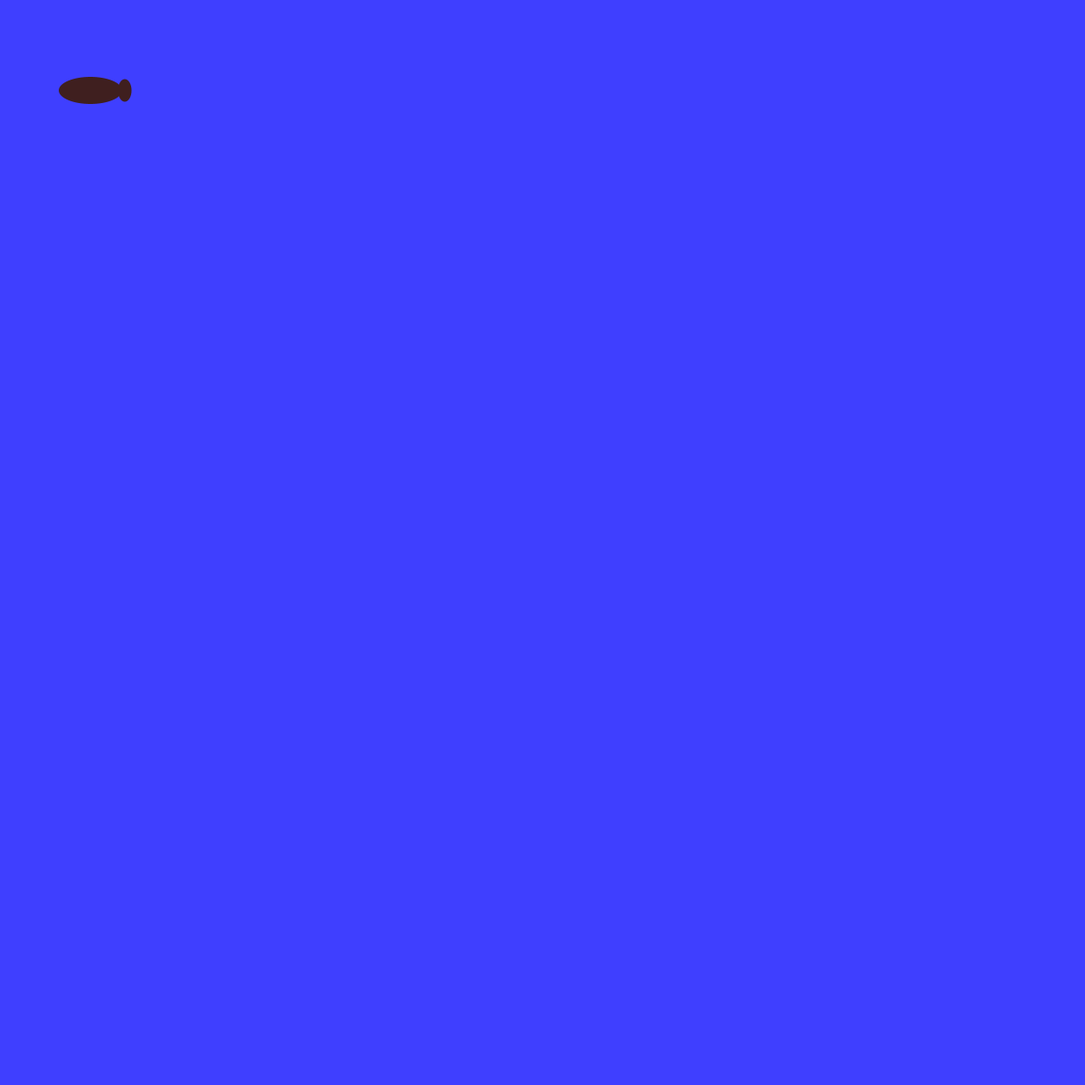
Frame 1 (no input)
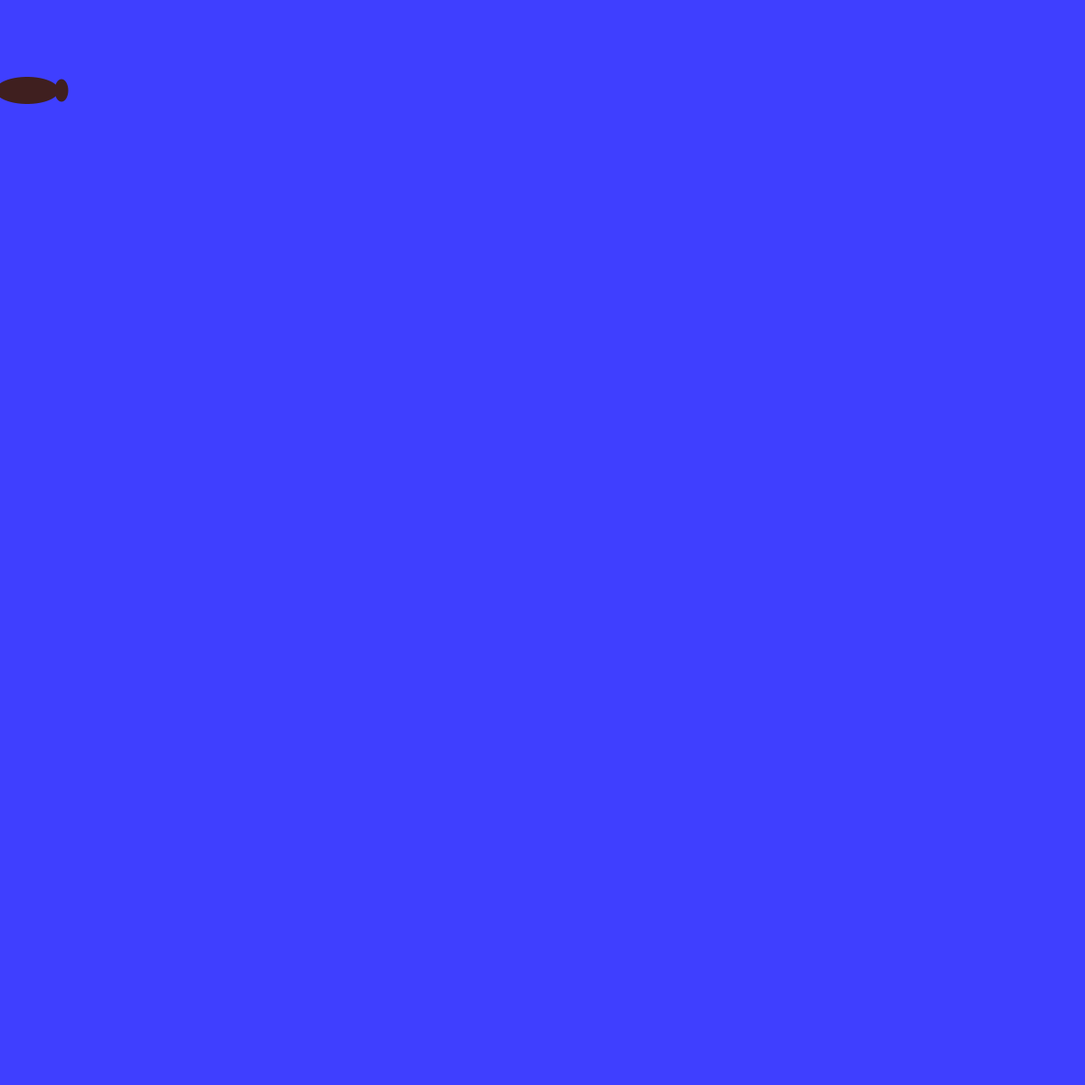
Frame 60 (the mouse pressed at the canvas centre just before this capture)
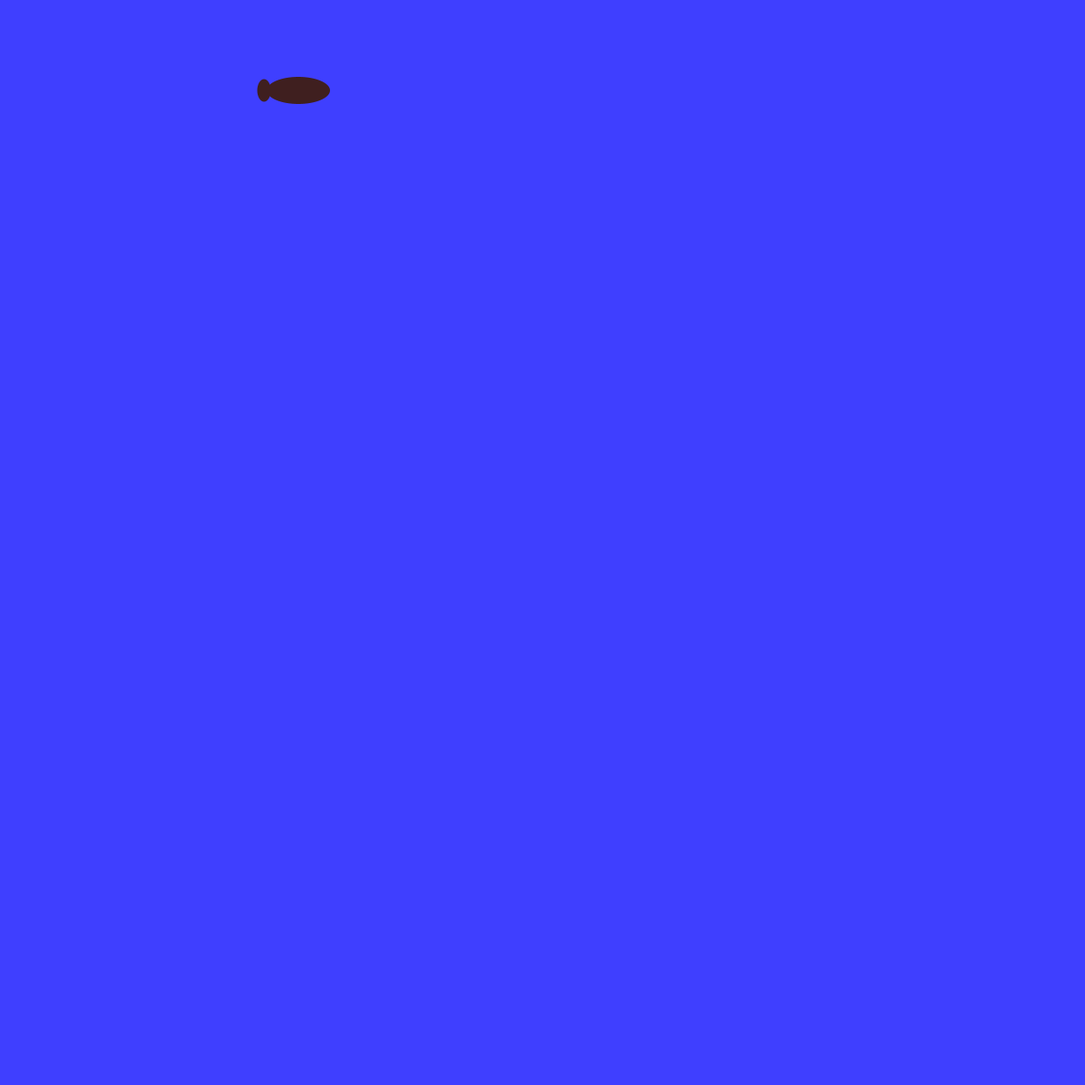
Frame 120 (the mouse held since frame 60 and released just before this capture)

The Processing sketch that drew these frames (run headless with seeded random() and noise(); from frame 60 on, the mouse is pressed at the canvas centre):

// Processing sketch: fishTurning2
// ── fishTurning2.pde
// 定数
final int[] fish = new int[] {     // 魚の形状 (体の中心=原点)
  0, 0, 70, 30, // 胴体の相対位置(x,y)・横幅・縦幅
  -38, 0, 15, 25                   // 尾びれの相対位置(x,y)・横幅・縦幅
};
final int bodyX = 0;
final int bodyY = 1;
final int bodyLength = 2;
final int bodyWidth = 3;
final int finX = 4;
final int finY = 5;
final int finLength = 6;
final int finWidth = 7;
float Time;//何秒間動いた？
boolean move = false;
// 変数
float x;                             // 魚の中心の x座標
int y;                             // 魚の中心の y座標

void setup() {
  size(1200, 1200);             // ウィンドウのサイズ
  noStroke();                 // 輪郭線を無効に
  // 背景色
  fill(63, 31, 31);           // 塗る色
}

void draw() {
  background(63, 63, 255);
  if (mouseX>x && x<width-30) {
    Time=Time+0.1;
  } else if (mouseX<x && x>30) {
    Time=Time-0.1;
  }
  x = Time * 50 + 100;
  drawFish(x, fish);
}
void mousePressed() {
  if (move==false) { //クリックする前がオフの時
    move=true;     //クリックしたらオンの状態に変更する
  } else {           //クリックする前がオンの時
    move=false;    //クリックしたらオフの状態に変更する
  }
}

void drawFish(float x, int[]fish) {
  // 魚の姿の描画
  y =100;
  println("(" + x + "," + y + ")");
  ellipse(x + fish[bodyX], y + fish[bodyY], fish[bodyLength], fish[bodyWidth]);   // 胴体
  if (mouseX>x) {
    ellipse(x + fish[ finX], y + fish[ finY], fish[ finLength], fish[ finWidth]);   // 尾びれ
  }
  if (mouseX<x) {
    ellipse(x - fish[ finX], y + fish[ finY], fish[ finLength], fish[ finWidth]);   // 尾びれ
  }
}
